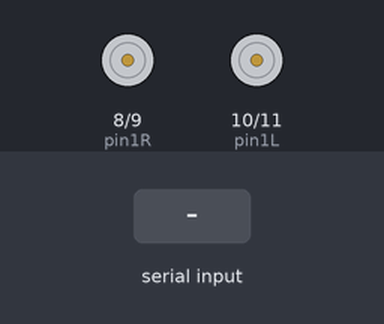
Bench run of a sketch on a simulated Arduino Uno, built with avr-gcc and run on an emulated ATmega328P. Shown: motor-driver pin pairs drawn as motors (green arrow = first pin HIGH = forward, orange = second pin HIGH = backward, longer = more drive). The inputs (shaded band) are chosen by the test bench.

Above: at 1.2 s.
1.3 s: "f" received over the second serial link
At 1.8 s:
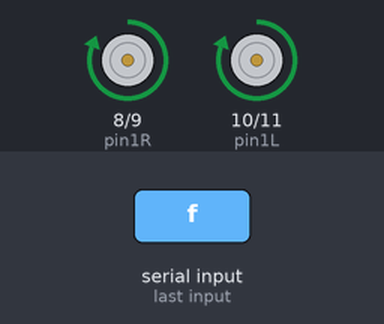
2.8 s: "b" received over the second serial link
At 4.0 s:
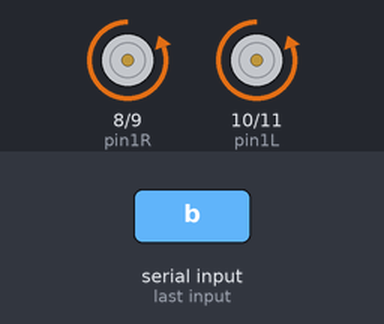
4.3 s: "l" received over the second serial link
At 5.3 s:
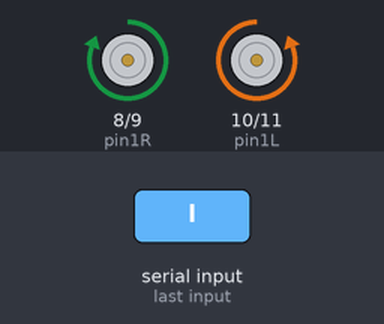
5.8 s: "r" received over the second serial link
At 6.4 s:
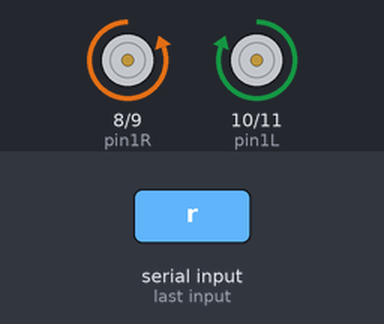
7.3 s: "s" received over the second serial link
At 7.6 s:
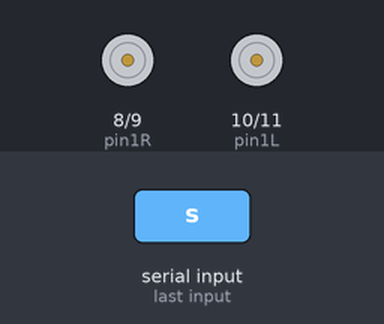
Timing chart, 0 to 9.8 s (numbered marks = the images above; inputs shaded):
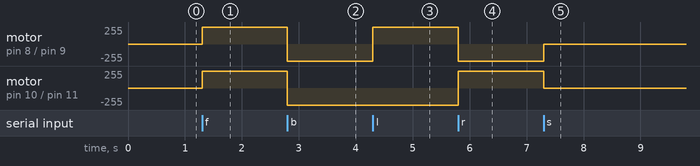

Measured:
- after the input at 1.3 s, motor on pin 8 (pin1R) / pin 9 (pin2R), motor on pin 10 (pin1L) / pin 11 (pin2L): stopped → forward 255/255 at once
- after the input at 2.8 s, motor on pin 8 (pin1R) / pin 9 (pin2R), motor on pin 10 (pin1L) / pin 11 (pin2L): forward 255/255 → backward 255/255 at once
- after the input at 4.3 s, motor on pin 8 (pin1R) / pin 9 (pin2R): backward 255/255 → forward 255/255 at once
- after the input at 5.8 s, motor on pin 8 (pin1R) / pin 9 (pin2R): forward 255/255 → backward 255/255 at once; motor on pin 10 (pin1L) / pin 11 (pin2L): backward 255/255 → forward 255/255 at once
- after the input at 7.3 s, motor on pin 8 (pin1R) / pin 9 (pin2R): backward 255/255 → stopped at once; motor on pin 10 (pin1L) / pin 11 (pin2L): forward 255/255 → stopped at once

The sketch:

v2.ino
```cpp
#include <SoftwareSerial.h>
SoftwareSerial BT(16, 17); // TX,RX
#include <Wire.h>
int bt_value;
int pin1R = 8;
int pin2R = 9;
int pin1L = 10;
int pin2L = 11;

void setup() {
  Serial.begin(9600);
  BT.begin(9600);
  pinMode(16, INPUT);
  pinMode(17, OUTPUT);
  //Motor
  pinMode(pin1L, OUTPUT);
  pinMode(pin2L, OUTPUT);
  pinMode(pin1R, OUTPUT);
  pinMode(pin2R, OUTPUT);

}

void loop() {
  // put your main code here, to run repeatedly:
  if (BT.available() > 0) {
    bt_value = BT.read();
    switch (bt_value) {
      case 'f':
        forwardCar();
        break;
      case 'b':
        backwardCar();
        break;
      case 'l':
        turnCarOnsiteL();
        break;
      case 'r':
        turnCarOnsiteR();
        break;
      case 's':
        stopCar();
        break;
      default:
        break;
    }
  }
}

// Motor subrountine
void turnCarL() {
  digitalWrite(pin1R, 1);
  digitalWrite(pin2R, 0);
  digitalWrite(pin1L, 0);
  digitalWrite(pin2L, 0);
}
void turnCarR() {
  digitalWrite(pin1R, 0);
  digitalWrite(pin2R, 0);
  digitalWrite(pin1L, 1);
  digitalWrite(pin2L, 0);
}
void turnCarOnsiteL() {
  digitalWrite(pin1R, 1);
  digitalWrite(pin2R, 0);
  digitalWrite(pin1L, 0);
  digitalWrite(pin2L, 1);
}
void turnCarOnsiteR() {
  digitalWrite(pin1R, 0);
  digitalWrite(pin2R, 1);
  digitalWrite(pin1L, 1);
  digitalWrite(pin2L, 0);
}
void forwardCar() {
  digitalWrite(pin1R, 1);
  digitalWrite(pin2R, 0);
  digitalWrite(pin1L, 1);
  digitalWrite(pin2L, 0);
}
void backwardCar() {
  digitalWrite(pin1R, 0);
  digitalWrite(pin2R, 1);
  digitalWrite(pin1L, 0);
  digitalWrite(pin2L, 1);
}
void stopCar() {
  digitalWrite(pin1R, 0);
  digitalWrite(pin2R, 0);
  digitalWrite(pin1L, 0);
  digitalWrite(pin2L, 0);
}
```
